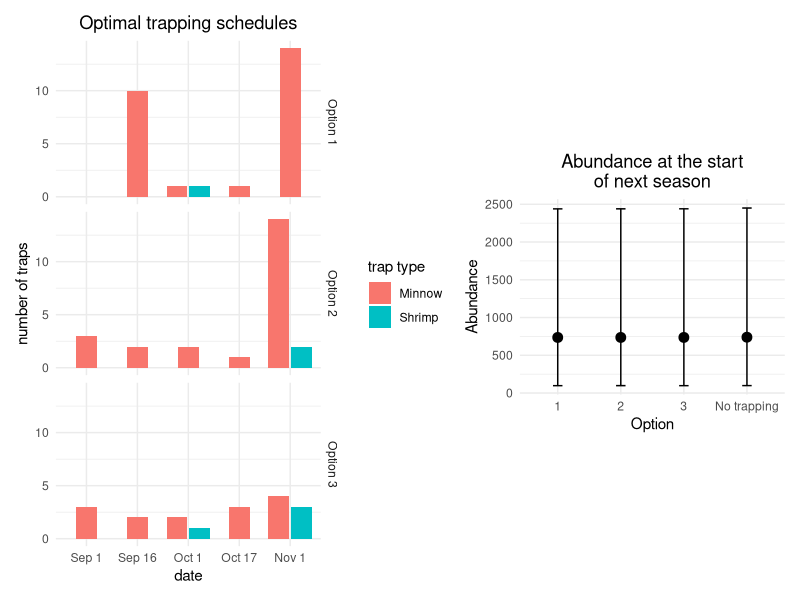

Source code (R):
library(tidyverse)
library(patchwork)

data <- read.csv("data/posterior_samples/test/optimization_summary_drayton_budget30/optimization_options.csv")

parse_schedule <- function(sched, id = seq_along(sched), year = 2024) {
  out <- lapply(seq_along(sched), function(i) {
    blocks <- str_split(sched[i], ";")[[1]] |> str_trim()
    blocks <- blocks[str_detect(blocks, ":")]
    
    do.call(rbind, lapply(blocks, function(b) {
      trap <- str_trim(str_extract(b, "^[^:]+"))
      rest <- str_remove(b, "^[^:]+:")
      m <- str_match_all(rest, "(\\d+)\\s+on\\s+([A-Za-z]{3})\\s+(\\d+)")[[1]]
      if (!nrow(m)) return(NULL)
      data.frame(id    = id[i],
                 trap  = trap,
                 month = m[,3],
                 day   = as.integer(m[,4]),
                 date  = paste(m[,3], m[,4]),      # "Oct 1"
                 n     = as.integer(m[,2]),
                 stringsAsFactors = FALSE)
    }))
  })
  bind_rows(out)
}

# get schedule
long <- parse_schedule(data$Schedule)


# reorder dates
MONTHS <- c("Jan", "Feb", "Mar", "Apr", "May", "Jun",
            "Jul", "Aug", "Sep", "Oct", "Nov", "Dec")
long <- long |> 
  mutate(month = factor(month, levels = MONTHS)) |>
  arrange(id, month, day)
lvls <- long |> distinct(month, day) |> arrange(month, day) |>
  mutate(lab = paste(month, day)) |> pull(lab)
long$date <- factor(long$date, levels = lvls)

# plot schedule
title <- ifelse(length(unique(long$id)) > 1,
                "Optimal trapping schedules",
                "Optimal trapping schedule")
schedule <- ggplot(long, aes(x = date, y = n, fill = trap)) +
  geom_col(position = position_dodge2(preserve = "single")) +
  facet_grid(id ~ ., 
             labeller = labeller(id = function(x) paste("Option", x))) +
  labs(x = "date", y = "number of traps", fill = "trap type") +
  ggtitle(title) + 
  theme_minimal() +
  theme(plot.title = element_text(hjust = 0.5))

# abundance
abundance <- ggplot(data, aes(x = Option, 
                              y = Expected.abundance.at.start.of.next.season)) +
  geom_errorbar(aes(ymin = Abundance.95..CrI.lower, 
                    ymax = Abundance.95..CrI.upper), width = 0.15) +
  geom_point(size = 3) +
  labs(x = "Option", y = "Abundance") +
  ggtitle("Abundance at the start\nof next season") +
  theme_minimal() +
  theme(plot.title = element_text(hjust = 0.5))

right <- plot_spacer() / abundance / plot_spacer() +
  plot_layout(heights = c(1, 2, 1))

schedule + right + plot_layout(nrow = 1)
